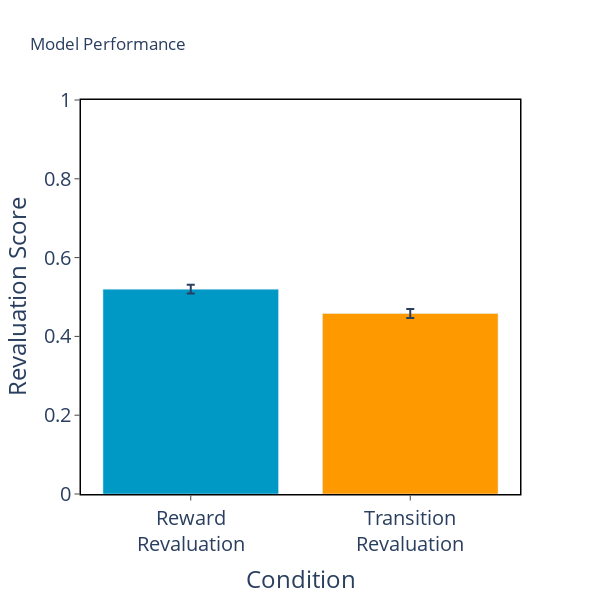
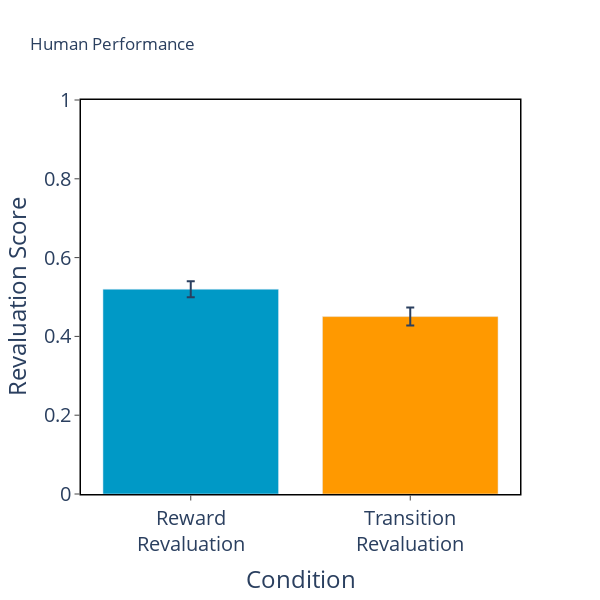

These figures' notebook cell, in order:
### Markdown cell above
# Plot results

### Code cell
# Model data
plot_data = pd.DataFrame(revaluation_scores[:,:2],columns=['Reward<br>Revaluation','Transition<br>Revaluation']).melt(var_name='Condition',value_name='Revaluation Score')
scaling_factor = .5199/revaluation_scores[:,0].mean() # Scale revaluation scores to match mean of behavioral data
t_test_results = pg.pairwise_tests(plot_data,between='Condition',dv='Revaluation Score')

plot_data['Revaluation Score'] *= scaling_factor
plot_data = plot_data.groupby(['Condition']).agg(**{'Revaluation Score': ('Revaluation Score','mean'), 'error': ('Revaluation Score','sem')}).reset_index()
fig = px.bar(plot_data,range_y=[0,1],x='Condition',y='Revaluation Score',color='Condition',error_y='error',
             color_discrete_sequence=['#0099C6','#FF9900'],title='Model Performance')
fig.update_layout(showlegend=False)
fig = utils.format_figure(fig,width=600,height=600)
fig.show()
print('T-test for model results:')
display(t_test_results)

# Behavioral data
plot_data = pd.DataFrame({'Condition':['Reward<br>Revaluation','Transition<br>Revaluation'],'Revaluation Score':[.5199,.4503],'error':[.0203,.0229]})
fig = px.bar(plot_data,range_y=[0,1],x='Condition',y='Revaluation Score',color='Condition',error_y='error',
             color_discrete_sequence=['#0099C6','#FF9900'],title='Human Performance')
fig.update_layout(showlegend=False)
fig = utils.format_figure(fig,width=600,height=600)
fig.show()

### Figure 1 — Plotly figure (JSON) as saved in the notebook; plotly's stock layout.template omitted (floating-point values rounded to 4 significant figures)
{"data": [{"alignmentgroup": "True", "error_y": {"array": [0.011]}, "hovertemplate": "Condition=%{x}<br>Revaluation Score=%{y}<extra></extra>", "legendgroup": "Reward<br>Revaluation", "marker": {"color": "#0099C6", "pattern": {"shape": ""}}, "name": "Reward<br>Revaluation", "offsetgroup": "Reward<br>Revaluation", "orientation": "v", "showlegend": true, "textposition": "auto", "type": "bar", "x": ["Reward<br>Revaluation"], "xaxis": "x", "y": [0.5199], "yaxis": "y"}, {"alignmentgroup": "True", "error_y": {"array": [0.01132]}, "hovertemplate": "Condition=%{x}<br>Revaluation Score=%{y}<extra></extra>", "legendgroup": "Transition<br>Revaluation", "marker": {"color": "#FF9900", "pattern": {"shape": ""}}, "name": "Transition<br>Revaluation", "offsetgroup": "Transition<br>Revaluation", "orientation": "v", "showlegend": true, "textposition": "auto", "type": "bar", "x": ["Transition<br>Revaluation"], "xaxis": "x", "y": [0.4582], "yaxis": "y"}], "layout": {"barmode": "relative", "height": 600, "legend": {"title": {"text": "Condition"}, "tracegroupgap": 0}, "plot_bgcolor": "white", "showlegend": false, "title": {"text": "Model Performance"}, "width": 600, "xaxis": {"anchor": "y", "categoryarray": ["Reward<br>Revaluation", "Transition<br>Revaluation"], "categoryorder": "array", "domain": [0, 1], "linecolor": "black", "linewidth": 1.5, "mirror": true, "showgrid": false, "showline": true, "tickfont": {"size": 20}, "ticks": "outside", "title": {"font": {"size": 24}, "text": "Condition"}}, "yaxis": {"anchor": "x", "domain": [0, 1], "linecolor": "black", "linewidth": 1.5, "mirror": true, "range": [0, 1], "showgrid": false, "showline": true, "tickfont": {"size": 20}, "ticks": "outside", "title": {"font": {"size": 24}, "text": "Revaluation Score"}}}}

### Figure 2 — Plotly figure (JSON) as saved in the notebook; plotly's stock layout.template omitted (floating-point values rounded to 4 significant figures)
{"data": [{"alignmentgroup": "True", "error_y": {"array": [0.0203]}, "hovertemplate": "Condition=%{x}<br>Revaluation Score=%{y}<extra></extra>", "legendgroup": "Reward<br>Revaluation", "marker": {"color": "#0099C6", "pattern": {"shape": ""}}, "name": "Reward<br>Revaluation", "offsetgroup": "Reward<br>Revaluation", "orientation": "v", "showlegend": true, "textposition": "auto", "type": "bar", "x": ["Reward<br>Revaluation"], "xaxis": "x", "y": [0.5199], "yaxis": "y"}, {"alignmentgroup": "True", "error_y": {"array": [0.0229]}, "hovertemplate": "Condition=%{x}<br>Revaluation Score=%{y}<extra></extra>", "legendgroup": "Transition<br>Revaluation", "marker": {"color": "#FF9900", "pattern": {"shape": ""}}, "name": "Transition<br>Revaluation", "offsetgroup": "Transition<br>Revaluation", "orientation": "v", "showlegend": true, "textposition": "auto", "type": "bar", "x": ["Transition<br>Revaluation"], "xaxis": "x", "y": [0.4503], "yaxis": "y"}], "layout": {"barmode": "relative", "height": 600, "legend": {"title": {"text": "Condition"}, "tracegroupgap": 0}, "plot_bgcolor": "white", "showlegend": false, "title": {"text": "Human Performance"}, "width": 600, "xaxis": {"anchor": "y", "categoryarray": ["Reward<br>Revaluation", "Transition<br>Revaluation"], "categoryorder": "array", "domain": [0, 1], "linecolor": "black", "linewidth": 1.5, "mirror": true, "showgrid": false, "showline": true, "tickfont": {"size": 20}, "ticks": "outside", "title": {"font": {"size": 24}, "text": "Condition"}}, "yaxis": {"anchor": "x", "domain": [0, 1], "linecolor": "black", "linewidth": 1.5, "mirror": true, "range": [0, 1], "showgrid": false, "showline": true, "tickfont": {"size": 20}, "ticks": "outside", "title": {"font": {"size": 24}, "text": "Revaluation Score"}}}}
